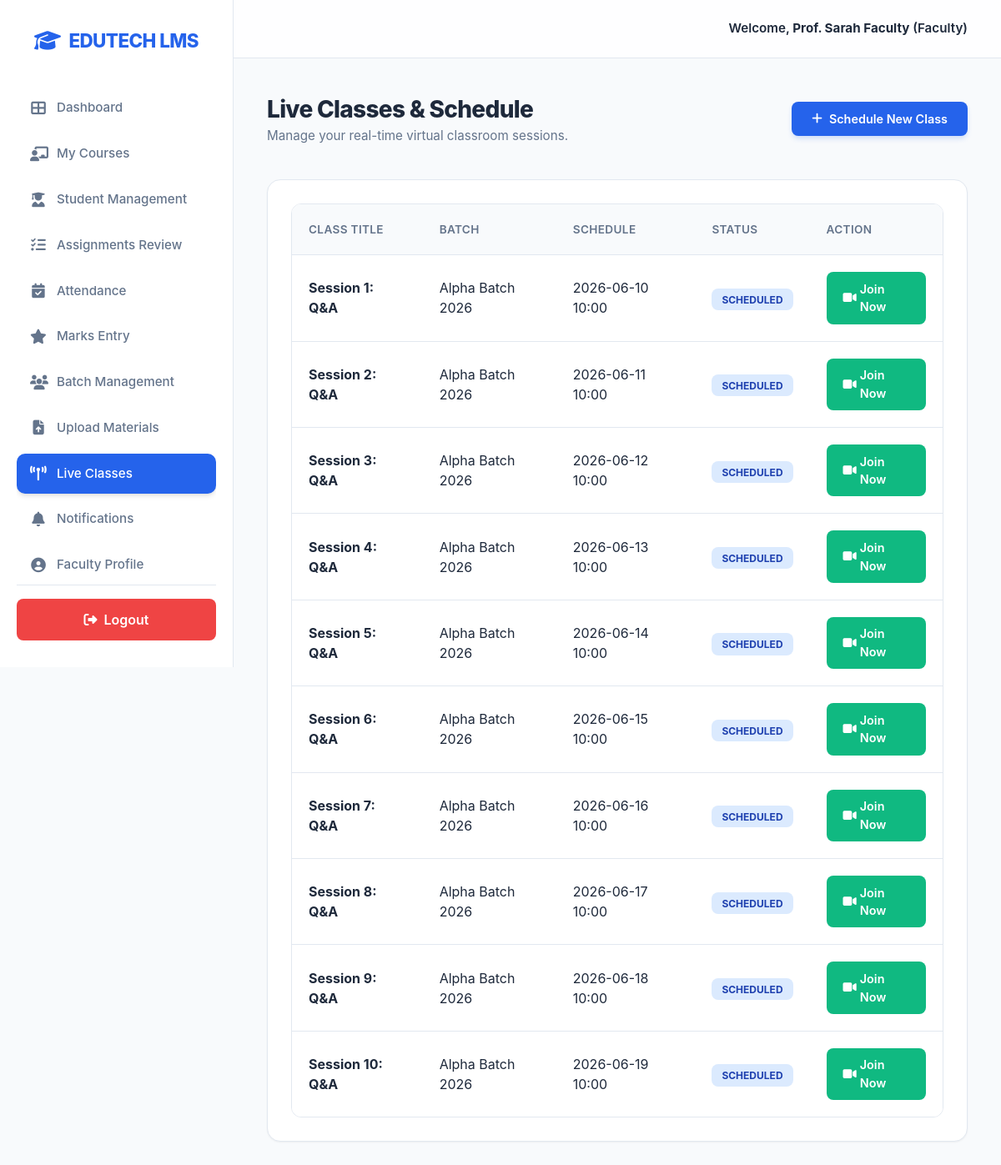
/faculty/live_classes (signed in), run on the app's committed database.
### tables this page shows
CREATE TABLE live_classes (
        id INTEGER PRIMARY KEY AUTOINCREMENT,
        batch_id INTEGER NOT NULL,
        title TEXT NOT NULL,
        meeting_link TEXT,
        schedule TIMESTAMP,
        status TEXT DEFAULT 'scheduled', -- scheduled, ongoing, completed
        FOREIGN KEY (batch_id) REFERENCES batches (id)
    );

CREATE TABLE batches (
        id INTEGER PRIMARY KEY AUTOINCREMENT,
        name TEXT NOT NULL,
        faculty_id INTEGER,
        FOREIGN KEY (faculty_id) REFERENCES users (id)
    );

### app.py (the view)
@app.route('/faculty/live_classes')
@login_required(role='faculty')
def faculty_live_classes():
    conn = get_db()
    live_classes = conn.execute("""
        SELECT l.*, b.name as batch_name
        FROM live_classes l
        JOIN batches b ON l.batch_id = b.id
        WHERE b.faculty_id = ?
    """, (session['user_id'],)).fetchall()
    conn.close()
    return render_template('faculty_live_classes.html', live_classes=live_classes)

### app.py (called while the page is built)
def login_required(role=None):
    def wrapper(f):
        @wraps(f)
        def decorated_function(*args, **kwargs):
            if 'user_id' not in session:
                return redirect(url_for('login'))
            if role and session.get('role') != role:
                flash('Unauthorized access!', 'danger')
                return redirect(url_for('dashboard'))
            return f(*args, **kwargs)
        return decorated_function
    return wrapper

### database.py (called while the page is built)
def get_db():
    conn = sqlite3.connect(DB_NAME, check_same_thread=False)
    conn.row_factory = sqlite3.Row
    return conn

### templates/faculty_live_classes.html
{% extends "base.html" %}
{% block content %}
<div style="display: flex; justify-content: space-between; align-items: center; margin-bottom: 2.5rem;">
    <div>
        <h2 style="font-size: 1.75rem; font-weight: 800; color: var(--text-main); letter-spacing: -0.025em;">Live Classes & Schedule</h2>
        <p style="color: var(--text-muted); font-size: 0.95rem;">Manage your real-time virtual classroom sessions.</p>
    </div>
    <button class="btn btn-primary" style="padding: 0.75rem 1.5rem;">
        <i class="fas fa-plus" style="margin-right: 8px;"></i> Schedule New Class
    </button>
</div>
<div class="card">
    <div class="table-responsive">
        <table>
            <thead>
                <tr>
                    <th>Class Title</th>
                    <th>Batch</th>
                    <th>Schedule</th>
                    <th>Status</th>
                    <th>Action</th>
                </tr>
            </thead>
            <tbody>
                {% for live in live_classes %}
                <tr>
                    <td style="font-weight: 700;">{{ live.title }}</td>
                    <td>{{ live.batch_name }}</td>
                    <td>{{ live.schedule[:16] }}</td>
                    <td>
                        {% if live.status == 'scheduled' %}
                        <span class="badge" style="background: #DBEAFE; color: #1E40AF;">Scheduled</span>
                        {% elif live.status == 'ongoing' %}
                        <span class="badge" style="background: #D1FAE5; color: #065F46;">Live Now</span>
                        {% else %}
                        <span class="badge" style="background: #F3F4F6; color: #374151;">Completed</span>
                        {% endif %}
                    </td>
                    <td>
                        <a href="{{ live.meeting_link }}" target="_blank" class="btn btn-success btn-sm">
                            <i class="fas fa-video" style="margin-right: 4px;"></i> Join Now
                        </a>
                    </td>
                </tr>
                {% else %}
                <tr>
                    <td colspan="5" style="padding: 3rem; text-align: center; color: var(--text-muted);">No live classes found in your schedule.</td>
                </tr>
                {% endfor %}
            </tbody>
        </table>
    </div>
</div>
{% endblock %}

### static/css/style.css (style rules this page uses)
:root { --primary-color: #2563EB; --primary-light: #60A5FA; --primary-dark: #1E40AF; --bg-color: #F8FAFC; --card-bg: #FFFFFF; --text-main: #1E293B; --text-muted: #64748B; --border-color: #E2E8F0; --success-color: #10B981; --danger-color: #EF4444; --accent-color: #F59E0B; --shadow-sm: 0 1px 2px 0 rgba(0, 0, 0, 0.05); --shadow: 0 4px 6px -1px rgba(0, 0, 0, 0.1), 0 2px 4px -1px rgba(0, 0, 0, 0.06); --shadow-md: 0 10px 15px -3px rgba(0, 0, 0, 0.1), 0 4px 6px -2px rgba(0, 0, 0, 0.05); }
* { box-sizing: border-box; margin: 0; padding: 0; font-family: 'Inter', 'Segoe UI', system-ui, -apple-system, sans-serif; }
body { background-color: var(--bg-color); color: var(--text-main); display: flex; min-height: 100vh; line-height: 1.5; }
.btn { padding: 0.6rem 1.25rem; border: none; border-radius: 8px; cursor: pointer; font-weight: 600; text-decoration: none; display: inline-flex; align-items: center; justify-content: center; transition: all 0.2s ease; font-size: 0.9rem; }
.btn-primary { background-color: var(--primary-color); color: white; box-shadow: 0 4px 6px -1px rgba(37, 99, 235, 0.2); }
.btn-success { background-color: var(--success-color); color: white; }
.card { background: var(--card-bg); border-radius: 16px; padding: 1.75rem; box-shadow: var(--shadow-sm); border: 1px solid var(--border-color); margin-bottom: 1.75rem; transition: all 0.3s ease; }
.table-responsive { overflow-x: auto; border-radius: 12px; border: 1px solid var(--border-color); }
table { width: 100%; border-collapse: collapse; background: white; }
th, td { padding: 1.25rem; text-align: left; border-bottom: 1px solid var(--border-color); }
th { background-color: #F8FAFC; color: var(--text-muted); font-weight: 600; font-size: 0.85rem; text-transform: uppercase; letter-spacing: 0.025em; }
tr:last-child td { border-bottom: none; }
.badge { padding: 0.35rem 0.75rem; border-radius: 8px; font-size: 0.75rem; font-weight: 700; text-transform: uppercase; }

### data on the page
live_classes: title "Session 1: Q&A", batch_name "Alpha Batch 2026", schedule "2026-06-10 10:00", status "SCHEDULED"
live_classes: title "Session 2: Q&A", batch_name "Alpha Batch 2026", schedule "2026-06-11 10:00", status "SCHEDULED"
live_classes: title "Session 3: Q&A", batch_name "Alpha Batch 2026", schedule "2026-06-12 10:00", status "SCHEDULED"
live_classes: title "Session 4: Q&A", batch_name "Alpha Batch 2026", schedule "2026-06-13 10:00", status "SCHEDULED"
live_classes: title "Session 5: Q&A", batch_name "Alpha Batch 2026", schedule "2026-06-14 10:00", status "SCHEDULED"
live_classes: title "Session 6: Q&A", batch_name "Alpha Batch 2026", schedule "2026-06-15 10:00", status "SCHEDULED"
live_classes: title "Session 7: Q&A", batch_name "Alpha Batch 2026", schedule "2026-06-16 10:00", status "SCHEDULED"
live_classes: title "Session 8: Q&A", batch_name "Alpha Batch 2026", schedule "2026-06-17 10:00", status "SCHEDULED"
live_classes: title "Session 9: Q&A", batch_name "Alpha Batch 2026", schedule "2026-06-18 10:00", status "SCHEDULED"
live_classes: title "Session 10: Q&A", batch_name "Alpha Batch 2026", schedule "2026-06-19 10:00", status "SCHEDULED"

### other printed values
{{ session.get('name') }} "Prof. Sarah Faculty"
{{ session.get('role')|capitalize }} "Faculty"
